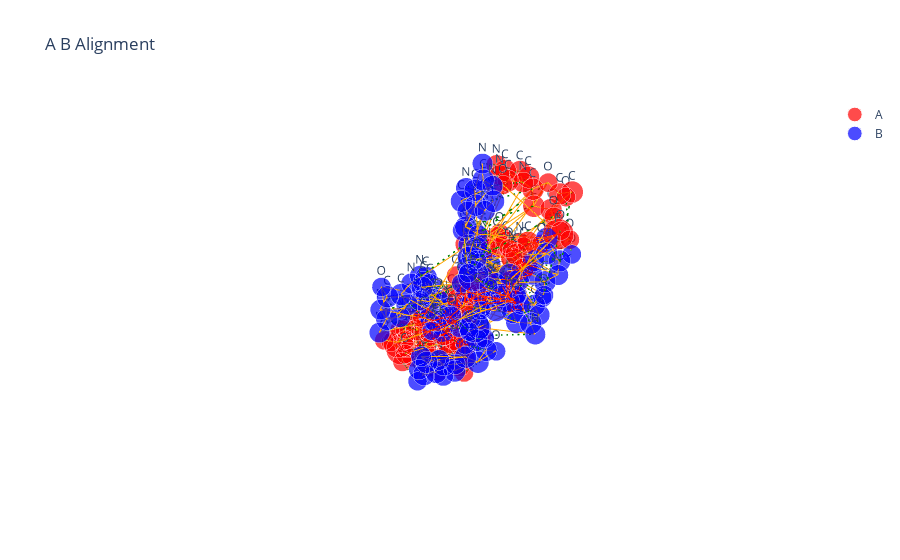

Notebook source saved alongside this figure:
### Code cell
data_path = "../Data/first_8_molecules_RDKIT"
ligand = '215d_DNA'
i = 43
path1 = os.path.join(data_path, 'extra_bio_ligands', ligand+'.xyz')
path2 = os.path.join('arbalign_output', ligand+'_conf'+str(i)+'-aligned_to-'+ligand+'.xyz')
molA = next(pybel.readfile("xyz", path1))
molB = next(pybel.readfile("xyz", path2))
X_A, T_A, B_A = otm.tl.process_molecule(molA, heavy_atoms_only=True) 
X_B, T_B, B_B = otm.tl.process_molecule(molB, heavy_atoms_only=True)
X_B_aligned, _, _ = otm.tl.kabsch(X_A, X_B, np.eye(X_A.shape[0]))
print(otm.tl.root_mean_square_deviation(X_A, X_B_aligned))
otm.pl.interactive_alignment_plot(X_A, X_B_aligned, T_A, T_B, B_A, B_B, assignment=np.arange(X_A.shape[0]))
